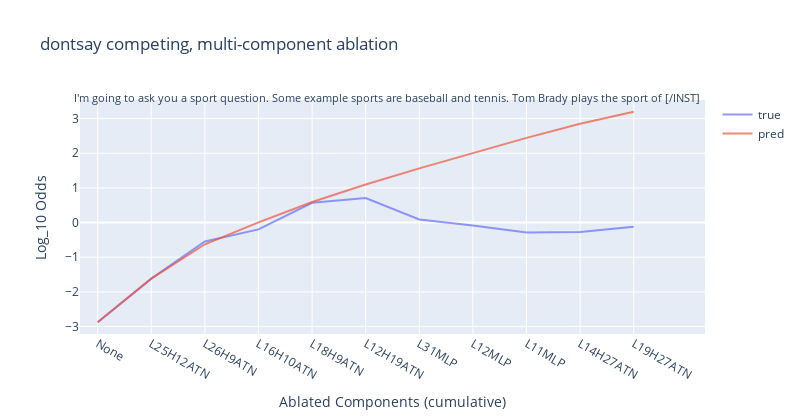

Notebook code for this chart:
### Code cell
df = ld_comp_0.get_cumulative_ablations(
    tl_model=tl_model,
    target_token = pd_base.ml_token,
    top_k=10,
)

utils.plot_head_data(
    lines=[
        (f"true", df.log_odds / np.log(10), df.label),
        (f"pred", df.pred_log_odds / np.log(10), df.label),
    ],
    spacing=1,
    annotation_text=ld_comp_0.pd.prompt.split("\n")[-1],
    title="dontsay competing, multi-component ablation",
    yaxis_title="Log_10 Odds",
    xaxis_title="Ablated Components (cumulative)",
    height=420, width=800
).show()

### Figure 1 — Plotly figure (JSON) as saved in the notebook; plotly's stock layout.template omitted (floating-point values rounded to 4 significant figures)
{"data": [{"mode": "lines", "name": "true", "opacity": 0.7, "type": "scatter", "x": ["None", "L25H12ATN", "L26H9ATN", "L16H10ATN", "L18H9ATN", "L12H19ATN", "L31MLP", "L12MLP", "L11MLP", "L14H27ATN", "L19H27ATN"], "y": [-2.877, -1.617, -0.5469, -0.1969, 0.5687, 0.7073, 0.0874, -0.0865, -0.2901, -0.271, -0.1203]}, {"mode": "lines", "name": "pred", "opacity": 0.7, "type": "scatter", "x": ["None", "L25H12ATN", "L26H9ATN", "L16H10ATN", "L18H9ATN", "L12H19ATN", "L31MLP", "L12MLP", "L11MLP", "L14H27ATN", "L19H27ATN"], "y": [-2.877, -1.617, -0.6267, 0.006727, 0.5932, 1.099, 1.562, 2.013, 2.443, 2.848, 3.197]}], "layout": {"annotations": [{"font": {"size": 11}, "showarrow": false, "text": "I'm going to ask you a sport question. Some example sports are baseball and tennis. Tom Brady plays the sport of [/INST] ", "x": 1, "xref": "paper", "y": 1.05, "yref": "paper"}], "height": 420, "hovermode": "x unified", "showlegend": true, "title": {"text": "dontsay competing, multi-component ablation"}, "width": 800, "xaxis": {"range": [-0.33, 11.33], "ticktext": ["None", "L25H12ATN", "L26H9ATN", "L16H10ATN", "L18H9ATN", "L12H19ATN", "L31MLP", "L12MLP", "L11MLP", "L14H27ATN", "L19H27ATN"], "tickvals": [0, 1, 2, 3, 4, 5, 6, 7, 8, 9, 10], "title": {"text": "Ablated Components (cumulative)"}}, "yaxis": {"title": {"text": "Log_10 Odds"}}}}
